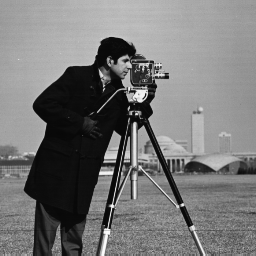
#> input picture input-data/cameraman.tif, 256 x 256 px
$ jupyter execute wavelet-dct-comparison.ipynb
#> lines starting #> are read from the running program, lines starting #| are printed output that depends on the picture
# A quick journey into frequency decomposition for transform coding
This short tutorial will consider two of the most common frequency transforms used in image and video compression: Wavelet decomposition and the Discrete Cosine Transform (DCT). As usual, it is not our main aim to review thoroughly the theoretical fundations of both these transforms: these classical textbooks on image and video compression will provide you with a comprehensive review of the topic:
 * David S. Taubman and Micheal W. Marcellin, "JPEG 2000: Image compression fundamentals, standards and practice", Kluwer Academic Press, 773 pages, 2002
 * Rafael Gonzalez and Richard E. Wood, "Digital image processing", 3rd Edition, Pearson, 976 pages, 2007.

Here, it is only worth recalling that both Wavelet- and Fourier-based transforms (such as the DCT) provide a frequency domain representation of the input image pixels, whereby the former does it by applying filtering operations over different scaled versions of the input whilst the latter expresses the input as a weighted sum of 2D cosine waves vibrating at different frequencies.

In the following we will first introduce the Wavelet decomposition by considering the simplest case, i.e. the Haar Wavelet. We'll then move to compare the coding efficiency of the Haar Wavelet and DCT over two types of image content: natural and synthetic one.

## The Haar Wavelet applied over one image
We mentioned above that the Wavelet transformation is carried out by performing filtering operations over different scaled versions of the input image. More precisely, a low- and high-pass filtering is applied along the rows and columns and all four filtering combinations are considered, leading to the following types of filtered signals:
 * Low-pass along rows and columns (LL)
 * High pass along rows and Low-pass along columns (HL)
 * Low-pass along rows and High-pass along columns (LH)
 * High-pass along rows and columns (HH)

The generation of these four filtered signals is usually denoted as Mallat decomposition, whereby each quadrant has half the size of the original image: this is because, thanks to the careful choice of the filters' impulse response coefficients, half of the filtered pixels can be discarded.

We said we will consider the Haar Wavelet which uses the following two kernels for the low- and high-pass filters:
 * Low-Pass kernel: $h_{LP} = \frac{1}{\sqrt{2}}\cdot[1, 1]$
 * High-Pass kernel: $h_{HP} = \frac{1}{\sqrt{2}}\cdot[1, -1]$

We note that the cascade of these two kernels in all possible combinations would lead to highlight some image details such as:
 * Approximation of the original image (LL resulting signal)
 * Vertical edges (HL resulting signal)
 * Horizontal edges (LH resulting signal)
 * Diagonal -45 degree edge (HH resulting signal)

We are now ready to apply the Haar Wavelet to the usual `cameraman` grey scale image. We will simplify the filtering implementation by noting that for images, all combinations of cascaded filtering can be rewritten as follows:

$$
\large
\left[
    \begin{array}{cc}
    LL & HL \\
    LH & HH
    \end{array}
\right] = \frac{1}{2} \left[
    \begin{array}{cc}
    1 & 1 \\
    1 & -1
    \end{array}
\right] \cdot \left[
    \begin{array}{cc}
    P_0 & P_1 \\
    P_2 & P_3
    \end{array}
\right] \cdot \left[
    \begin{array}{cc}
    1 & 1 \\
    1 & -1
    \end{array}
\right] = \frac{1}{2} \left[
    \begin{array}{cc}
    P_0 + P_1 + P_2 + P_3 & P_0 + P_2 - (P_1 + P_3) \\
    (P_0 - P_2) + (P_1 - P_3) & P_0 - P_2 - (P_1 - P_3)
    \end{array}
\right],
$$

where $P_i$ denotes the set of pixels associated with the following:
 * $P_0$: even rows and columns
 * $P_1$: even rows and odd columns
 * $P_2$: odd rows and even columns
 * $P_3$: odd rows and columns

The following Python code cell performs the calculation of the 2D Haar Wavelet.

[cell 1]
import cv2
import numpy as np

image = cv2.imread('../input-data/cameraman.tif', cv2.IMREAD_UNCHANGED).astype(np.float64)
#> image: shape (256, 256) float64; min 7, max 253, mean 118.7

P0 = image[0::2, 0::2]
P1 = image[0::2, 1::2]
P2 = image[1::2, 0::2]
P3 = image[1::2, 1::2]

LL = (P0 + P1 + P2 + P3) / 2
HL = ((P0 + P2) - (P1 + P3)) / 2
LH = ((P0 - P2) + (P1 - P3)) / 2
HH = ((P0 - P2) - (P1 - P3)) / 2
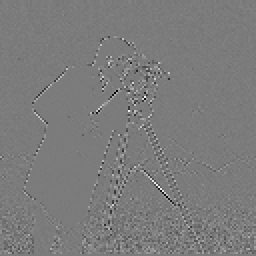
#> HH: shape (128, 128) float64 (shown 2 times larger); min -95.5, max 101, mean 0; drawn with min black and max white

Now that we've computed the Haar over the input image we can visualise the resulting filtered pixels (i.e. the transform coefficients) to appreciate how each different filtering combination highlights the image details.

[cell 2]
import matplotlib.pyplot as plt

plt.figure(figsize=(15, 15))
coefficients = [LL, HL, LH, HH]
i = 1
labels = ['LL', 'HL', 'LH', 'HH']
for coeff in coefficients:
    plt.subplot(2, 2, i)
    plt.imshow(coeff, cmap='gray')
    plt.title('Coefficients ' + labels[i-1])
    i += 1
#> this loop made 4 passes
#> after the loop, i = 5

As may be noted, image for coefficients $LL$ provide a lower (half) resolution of the original image. Coefficients $HL$ and $LH$ are associated with vertical and horizontal edged respectively. In fact, the image associated with $HL$ contains the vertical edges associated with the tall building in the background whilst the one associated with $LH$ retains all horizontal details (e.g. the photographe's shoulder). Finally, coefficients $HH$ are associated with diagonal details in the image. In fact, in the bottom right quadrant of the plot, we can see that the only edges represented are those associated with (e.g.) the camera's tripode.

From this simple graphical example one can easily realise why the Wavelet decomposition is also widely used as image feature in applications such object detection. Worth also noting that in the example above we just computed one level of decomposition of the Haar Wavelet (or resolution to use the same terminology of the JPEG 2000 standard). Nothing prevents us from re-applying the same Haar Wavelet over the LL samples and continue until a given level of resolution (scaling) is achieved. This is what image standards such as JPEG 2000 or JPEG-XS do. The rationale here is to keep decomposing in order to analyse which spatial details of the input image are carried forward through the different resolutions: these are usually the most important details which should be encoded with the best affordable quality. We will see in the next example how the Haar Wavelet compares against the DCT.

## Simple image coding using Haar Wavelet and DCT
We want to make a step forward and evaluate the coding efficiency of the Haar Wavelet and DCT. Accordingly, we will consider two simple image codecs, both splitting the input image into a grid of non overlapping $8\times8$ block and over these blocks either one resolution level of the the 2D Haar Wavelet or DCT is computed, depending on the codec. For both codecs, only the top left $4\times4$ quandrant associated with the resulting transform coefficients is retained and transmitted using Pulse Code Modulation (PCM). Given that both codecs operate at fixed rate (due to the use of PCM), we can compare their coding efficiency in terms of the reconstructed image quality. The following Python code cell provides a function implementing the processing associated with these simple image codecs. The function returns two `numpy` 2D arrays containing the reconstructed pixels associated with both codecs.

[cell 3]
import math
from typing import Tuple
import numpy.typing as npt

def two_simple_image_codecs(image: npt.NDArray[np.float64], B: int = 8) -> Tuple[npt.NDArray[np.int32], npt.NDArray[np.int32]]:
#> called with B = 8
    rows, cols = image.shape[0], image.shape[1]
#> rows = 256; cols = 256
    HB = B // 2

    rows_blocks_units, cols_block_units = rows // B, cols // B
#> rows_blocks_units = 32; cols_block_units = 32

    rec_haar = np.zeros((rows, cols), np.int32)
    rec_dct = np.zeros((rows, cols), np.int32)
    block_selector = np.zeros((B, B), np.float64)
    block_selector[:HB, :HB] = 1

    # Compute the DCT transformation matrix
    m1, m2 = np.meshgrid(range(B), range(B))
    normaliser = np.ones((B, B), np.float64)
    normaliser[0, ::] = 1.0 / math.sqrt(B)
    normaliser[1::, ::] = math.sqrt(2.0 / B)
    cosine_basis = np.cos(np.multiply(m2, 2.0 * m1 + 1.0)*np.pi / (2.0 * B))
    T = np.multiply(cosine_basis, normaliser)
    Tt = np.transpose(T)

    for r in range(rows_blocks_units):
        rows_sel = slice(r * B, (r + 1) * B)
        for c in range(cols_block_units):
            cols_sel = slice(c * B, (c + 1) * B)
            block = image[rows_sel, cols_sel]

            # 2D Type-II DCT
            block_dct = np.matmul(T, np.matmul(block, Tt))

            # 2D Haar with one level of decomposition
            block_haar = np.zeros((B, B), np.float64)
            P0 = block[0::2, 0::2]
            P1 = block[0::2, 1::2]
            P2 = block[1::2, 0::2]
            P3 = block[1::2, 1::2]
            block_haar[0:HB, 0:HB] = (P0 + P1 + P2 + P3) / 2  # LL
            block_haar[0:HB, HB:] = ((P0 + P2) - (P1 + P3)) / 2  # HL
            block_haar[HB:, 0:HB] = ((P0 - P2) + (P1 - P3)) / 2  # LH
            block_haar[HB:, HB:] = ((P0 - P2) - (P1 - P3)) / 2  # HH

            # Retain only the top left quadrant of the resulting coefficients
            a = block_dct.copy()
            block_dct = np.multiply(block_dct, block_selector)
            block_haar = np.multiply(block_haar, block_selector)

            # Inverse DCT
            rec_dct_block = np.matmul(Tt, np.matmul(block_dct, T))
            rec_dct[rows_sel, cols_sel] = np.clip(rec_dct_block, 0, 255).astype(np.int32)

            # Inverse Haar
            H00 = block_haar[0:HB, 0:HB]
            H01 = block_haar[0:HB, HB::]
            H10 = block_haar[HB::, 0:HB]
            H11 = block_haar[HB::, HB::]
            LL = (H00 + H01 + H10 + H11) / 2
            HL = ((H00 + H10) - (H01 + H11)) / 2
            LH = ((H00 - H10) + (H01 - H11)) / 2
            HH = ((H00 - H10) - (H01 - H11)) / 2
            rec_haar_block = np.zeros((B, B), np.float64)
            rec_haar_block[0::2, 0::2] = LL
            rec_haar_block[0::2, 1::2] = HL
            rec_haar_block[1::2, 0::2] = LH
            rec_haar_block[1::2, 1::2] = HH
            rec_haar[rows_sel, cols_sel] = np.clip(rec_haar_block, 0, 255).astype(np.int32)

    return rec_dct.astype(np.uint8), rec_haar.astype(np.uint8)

We can use the function above to perform image encoding over different types of content. We will start with the natural that we considered from the beginning of this tutorial: `cameraman`. We'll then show the reconstructed output to appreciate the different types of artefacts introduced by the two frequency transforms considered.

[cell 4]
rec_dct, rec_haar = two_simple_image_codecs(image)
plt.figure(figsize=(25, 25))
plt.subplot(1, 3, 1), plt.imshow(image, cmap='gray'), plt.title('Original')
plt.subplot(1, 3, 2), plt.imshow(rec_dct, cmap='gray'), plt.title('DCT')
plt.subplot(1, 3, 3), plt.imshow(rec_haar, cmap='gray'), plt.title('Haar Wavelet (1 level)');

From the reconstructed images above we can realise that the DCT tends to introduce more blocking than the Haar Wavelet, most notably in those areas with high level of detail (e.g. around the camera). On the other hand the Haar Wavelet tends to blur more and introduce ringing-like patterns around sharp edges (e.g. the camera's tripode or the man's coat). The Haar Wavelet's artefacts are easily explained by observing that the simple image coding algorithm implemented performs a nearest neighbour upsampling over the LL coefficients. This kind of upsampling is the simplest possible and leads inevitably to annoying artefacts, especially around sharp edges. One would be tempepted to conclude that for the problem at hand, the DCT solution is the way to go. Of course one could use better Wavelet kernels (e.g. LeGall or Cohen-Daubechies-Feauveau (CDF) as in JPEG 2000) but then the trade off between complexity and coding efficiency needs to be investigated. Sticking to the simplest Wavelet implementation (Haar), we wonder whether there are cases when the Haar Wavelet can provide a better reconstructed quality than the DCT. Accordingly, we start by recalling the common knowledge by those skilled in the art that the DCT doesn't really cope very well with text like sharp edges. In fact, one would expect that these edges would expand in several coefficients in the high frequencies which are then remove because of the particular type of compression algorithm used. We wonder whether this assumption is true by calling the `two_simple_image_codecs` function over the a desktop screenshot image showing text (assumed as grey scale image for the sake of simplicity). The following Python code cell runs the encoding and compute the Peak-Signal-to-Noise-Ratio (PSNR) to compare the quality from an objective point. The cell also saves both images so that the reader can compare them with any image viewer utility.

[cell 5]
# Read the thesis image
image_sc = cv2.imread('../input-data/thesis.png', cv2.IMREAD_UNCHANGED).astype(np.float64)
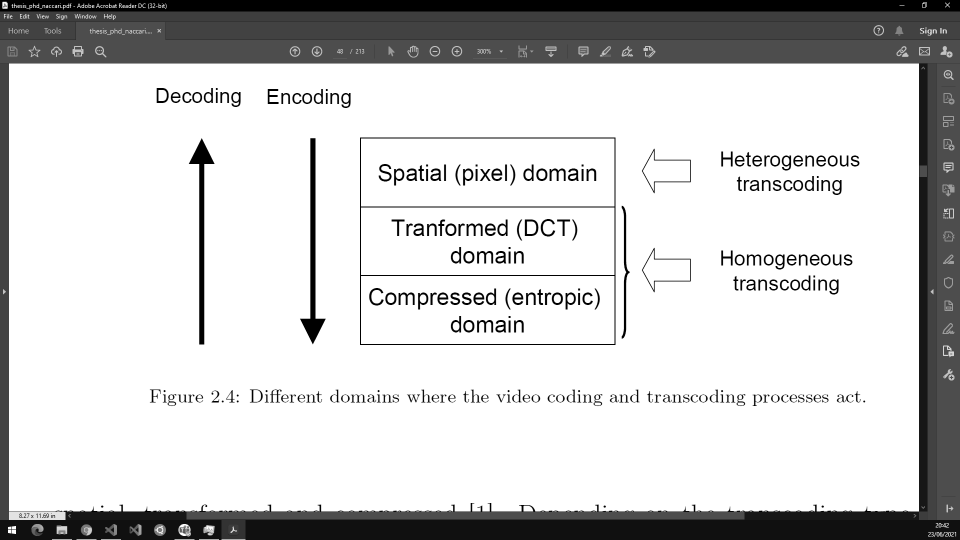
#> input picture input-data/thesis.png, 1920 x 1080 px (shown at 1/2 size)
#> image_sc: shape (1080, 1920) float64; min 0, max 255, mean 206.1

# Compress
rec_dct_sc, rec_haar_sc = two_simple_image_codecs(image_sc)
#> call 2 of two_simple_image_codecs, with B = 8
#> after the loop in two_simple_image_codecs (call 2), `for r in range(rows_blocks_units):`:
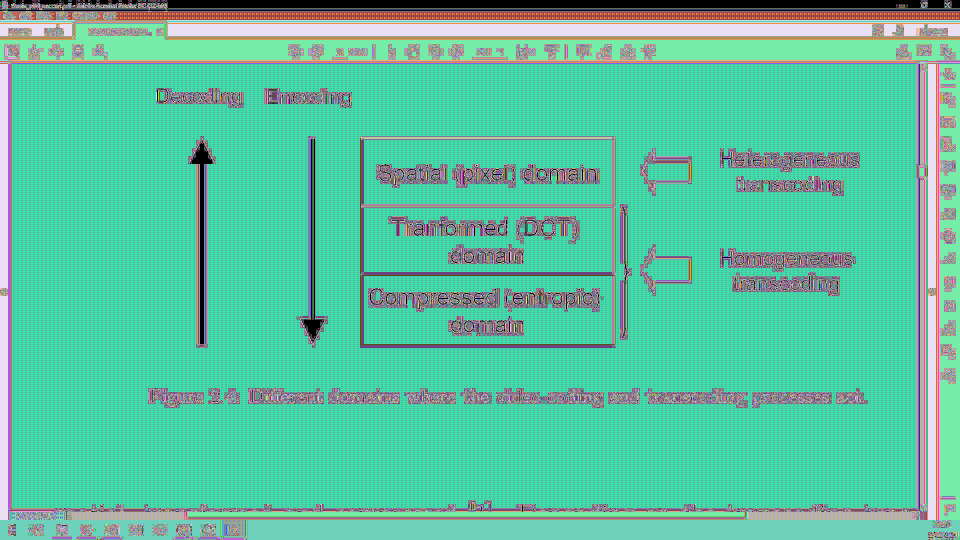
#> rec_dct: shape (1080, 1920) int32 (shown at 1/2 size); 256 distinct labels, from 0 to 255; one colour per label, 0 black
#> after the loop in two_simple_image_codecs (call 2), `for r in range(rows_blocks_units):`:
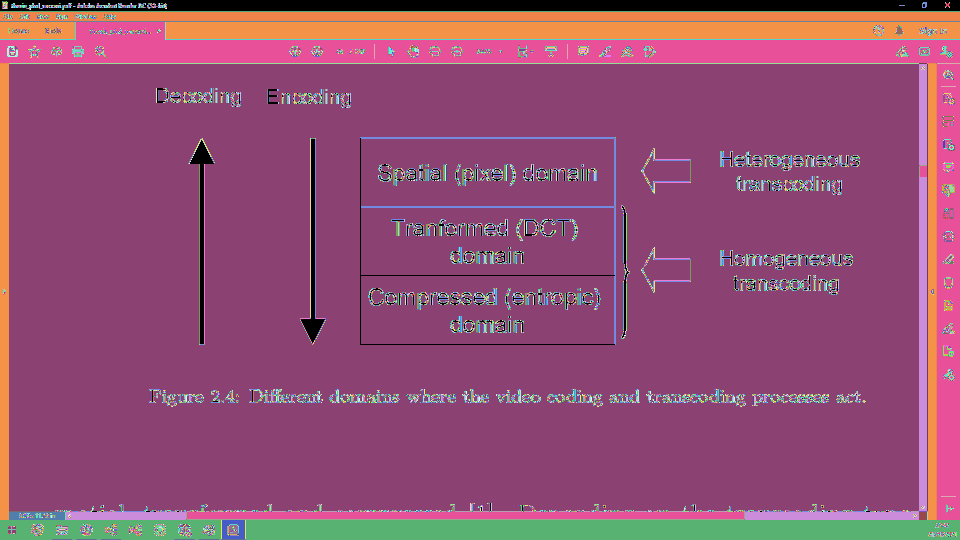
#> rec_haar: shape (1080, 1920) int32 (shown at 1/2 size); 256 distinct labels, from 0 to 255; one colour per label, 0 black

# Compute the PSNR
mse_dct = np.average(np.square(rec_dct_sc.astype(np.float64) - image_sc))
#> mse_dct = 146.4
mse_haar = np.average(np.square(rec_haar_sc.astype(np.float64) - image_sc))
#> mse_haar = 252.2
psnr_dct = 10 * np.log10(255**2 / mse_dct)
#> psnr_dct = 26.47
psnr_haar = 10 * np.log10(255**2 / mse_haar)
#> psnr_haar = 24.11
print(f"PSNR-DCT: {psnr_dct:.2f} [dB], PSNR-HAAR: {psnr_haar:.2f} [dB]")
#| PSNR-DCT: 26.47 [dB], PSNR-HAAR: 24.11 [dB]

# Save the reconstructed images onto disk (uncomment to enable the saving)
#cv2.imwrite('reconstructed_dct.png', rec_dct_sc)
#cv2.imwrite('reconstructed_haar.png', rec_haar_sc);

We can already see from the PSNR values that also this time the DCT did a better job than the Haar Wavelet. A quick visual inspection of the images saved would also confirm the PSNR score difference, with the reconstructed image associated with the Haar Wavelet having its text mode blurred. We mentioned above that the DCT should introduce more blocking over graphics content. If this has not been revealed so far is due to the fact that we are still using coding blocks pretty small ($8\times8$). So we now want to know how does the DCT perform when the block size increases to (say) 64.

[cell 6]
# Compress
rec_dct_sc, rec_haar_sc = two_simple_image_codecs(image_sc, 64)
#> call 3 of two_simple_image_codecs, with B = 64
#> after the loop in two_simple_image_codecs (call 3), `for r in range(rows_blocks_units):`:
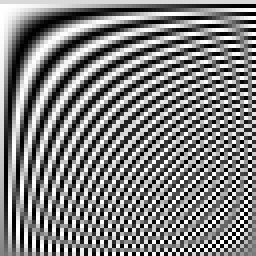
#> T: shape (64, 64) float64 (shown 4 times larger); min -0.177, max 0.177, mean 0.00195; drawn with min black and max white
#> after the loop in two_simple_image_codecs (call 3), `for r in range(rows_blocks_units):`:
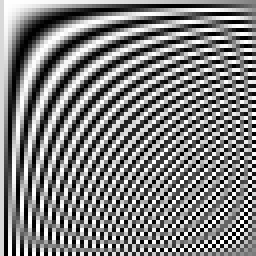
#> Tt: shape (64, 64) float64 (shown 4 times larger); min -0.177, max 0.177, mean 0.00195; drawn with min black and max white
#> after the loop in two_simple_image_codecs (call 3), `for r in range(rows_blocks_units):`:
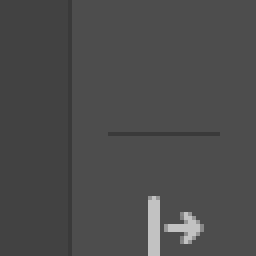
#> block: shape (64, 64) float64 (shown 4 times larger); min 58, max 194, mean 75.9
#> after the loop in two_simple_image_codecs (call 3), `for r in range(rows_blocks_units):`:
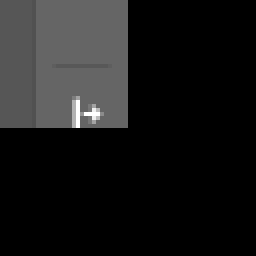
#> block_haar: shape (64, 64) float64 (shown 4 times larger); min 0, max 388, mean 38; drawn with min black and max white
#> after the loop in two_simple_image_codecs (call 3), `for r in range(rows_blocks_units):`:
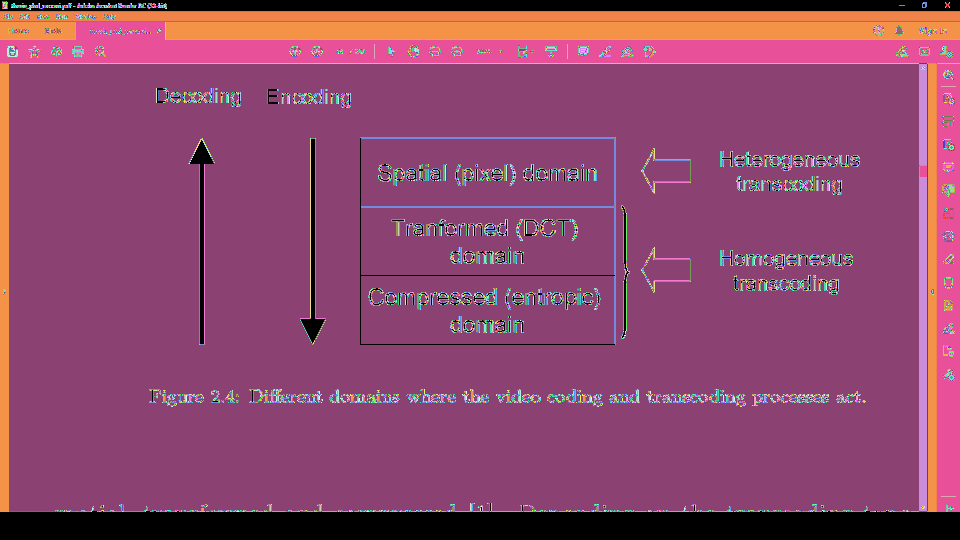
#> rec_haar: shape (1080, 1920) int32 (shown at 1/2 size); 256 distinct labels, from 0 to 255; one colour per label, 0 black

# Compute the PSNR
mse_dct = np.average(np.square(rec_dct_sc.astype(np.float64) - image_sc))
#> mse_dct = 281.6
mse_haar = np.average(np.square(rec_haar_sc.astype(np.float64) - image_sc))
#> mse_haar = 410.7
psnr_dct = 10 * np.log10(255**2 / mse_dct)
#> psnr_dct = 23.63
psnr_haar = 10 * np.log10(255**2 / mse_haar)
#> psnr_haar = 22
print(f"PSNR-DCT: {psnr_dct:.2f} [dB], PSNR-HAAR: {psnr_haar:.2f} [dB]")
#| PSNR-DCT: 23.63 [dB], PSNR-HAAR: 22.00 [dB]

# Save the reconstructed images onto disk
cv2.imwrite('reconstructed_dct_64.png', rec_dct_sc)
cv2.imwrite('reconstructed_haar_64.png', rec_haar_sc);

Despite we still have a difference in PSNR values (which may lead to the conclusion that the DCT is still doing better), the visual inspection would reveal annoying ringing artefacts around the edges of the reconstructed image associated with the DCT.

[cell 7]
roi = [420, 580, 120, 420]
rows_sel = slice(roi[0], roi[0] + roi[2])
cols_sel = slice(roi[1], roi[1] + roi[3])
region_dct = rec_dct_sc[rows_sel, cols_sel]
region_haar = rec_haar_sc[rows_sel, cols_sel]
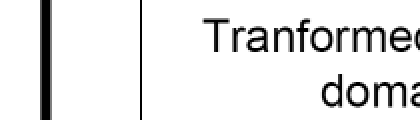
#> region_haar: shape (120, 420); min 0, max 255, mean 231.9

plt.figure(figsize=(25, 25))
plt.subplot(1, 2, 1), plt.imshow(region_dct, cmap='gray'), plt.title('DCT')
plt.subplot(1, 2, 2), plt.imshow(region_haar, cmap='gray'), plt.title('Haar');
